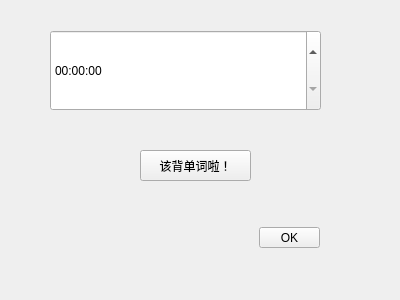
<?xml version="1.0" encoding="UTF-8"?>
<ui version="4.0">
 <class>ReminderWidget</class>
 <widget class="QWidget" name="ReminderWidget">
  <property name="geometry">
   <rect>
    <x>0</x>
    <y>0</y>
    <width>400</width>
    <height>300</height>
   </rect>
  </property>
  <property name="windowTitle">
   <string>Form</string>
  </property>
  <widget class="QTimeEdit" name="timeEdit">
   <property name="geometry">
    <rect>
     <x>50</x>
     <y>30</y>
     <width>271</width>
     <height>81</height>
    </rect>
   </property>
   <property name="whatsThis">
    <string>&lt;html&gt;&lt;head/&gt;&lt;body&gt;&lt;p&gt;&lt;br/&gt;&lt;/p&gt;&lt;/body&gt;&lt;/html&gt;</string>
   </property>
  </widget>
  <widget class="QPushButton" name="pushButton">
   <property name="geometry">
    <rect>
     <x>140</x>
     <y>150</y>
     <width>111</width>
     <height>31</height>
    </rect>
   </property>
   <property name="text">
    <string>该背单词啦！</string>
   </property>
  </widget>
  <widget class="QPushButton" name="pushButton_2">
   <property name="geometry">
    <rect>
     <x>259</x>
     <y>227</y>
     <width>61</width>
     <height>21</height>
    </rect>
   </property>
   <property name="text">
    <string>OK</string>
   </property>
  </widget>
 </widget>
 <resources/>
 <connections/>
</ui>
